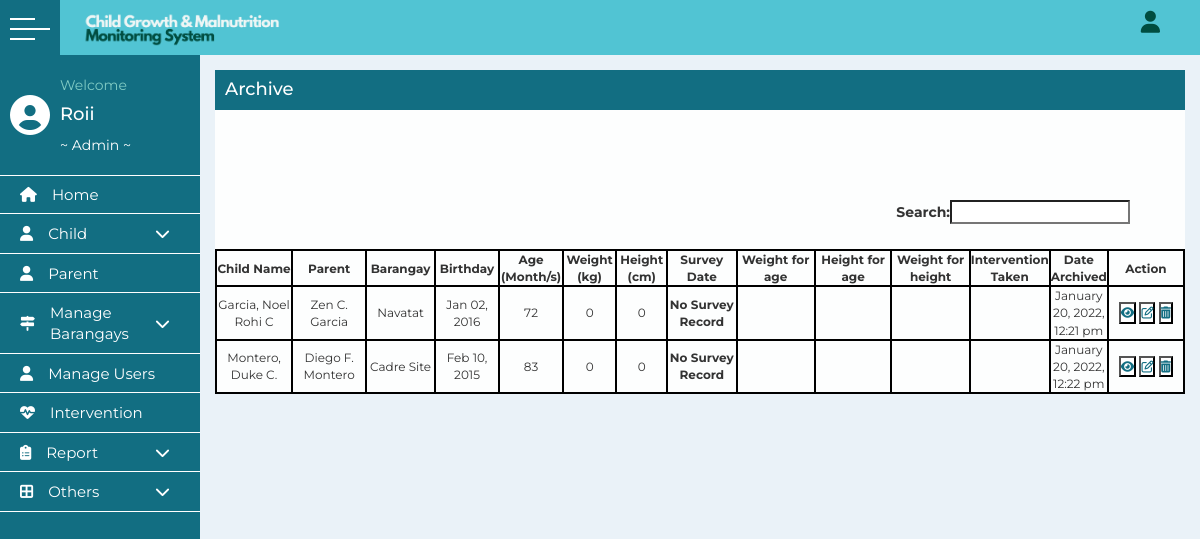
The app's page /archive.php (signed in) with its own data.
### tables this page shows
CREATE TABLE `newchild` (
  `id` int(11) NOT NULL,
  `lastname` varchar(255) NOT NULL,
  `firstname` varchar(255) NOT NULL,
  `middlename` varchar(255) NOT NULL,
  `birthdate` date NOT NULL,
  `age` int(11) NOT NULL,
  `gender` varchar(20) NOT NULL,
  `street` varchar(255) NOT NULL,
  `barangay` varchar(255) NOT NULL,
  `municipality` varchar(255) NOT NULL,
  `p_lastname` varchar(255) NOT NULL,
  `p_firstname` varchar(255) NOT NULL,
  `p_middlename` varchar(255) NOT NULL,
  `weight` double NOT NULL,
  `height` double NOT NULL,
  `weightstatus` varchar(255) NOT NULL,
  `heightstatus` varchar(255) NOT NULL,
  `w8_h8` varchar(255) NOT NULL,
  `svdate` date NOT NULL,
  `entrydate` varchar(255) NOT NULL,
  `archive` varchar(255) NOT NULL
);

### archive.php (the view, shortened to what this page needs)
<?php
include ("includes/config.php");
if (isset($_GET['brgy'])) {
    $brgy = $_GET['brgy'];
    $que= "SELECT name from barangays where id = '$brgy'";
    $reslt = mysqli_query($Connection, $que);
    $row = mysqli_fetch_assoc($reslt);
    $barg = $row['name'];
    $sql = "SELECT * FROM `newchild` WHERE barangay = '$barg' AND age>=72";
    $results = mysqli_query($Connection, $sql);
    $records = mysqli_num_rows($results);
  }else{
  $query = "SELECT p.*,a.counts
            FROM newchild AS p
            LEFT JOIN intcount AS a
            ON p.id=a.child_id where age>=72;";
  $results = mysqli_query($Connection, $query);
  $records = mysqli_num_rows($results);
  }
include ('includes/header.php');
?>
      <main>
      <div class="container">
        <div class="graph">
          <div class="table-container">
            <div class="title-page">
              <h3>Archive<?php
              if (isset($_GET['brgy'])) {
                echo "of ".$barg;
              }?></h3>
            </div>
            <div class="nutrition">
            <div class="table-nutrition">
              <table id="example" style="width: 100%;">
                <thead>
                <tr>
              <th style="font-size: 12px; width: 15%;">Child Name</th>
              <th  style="font-size: 12px; width: 15%;" >Parent</th>
              <th  style="font-size: 12px; width: 10%;" >Barangay</th>
              <th  style="font-size: 12px; width: 10%;" >Birthday</th>
              <th  style="font-size: 12px; width: 8%;" >Age (Month/s)</th>
              <th  style="font-size: 12px; width: 8%;" >Weight (kg)</th>
              <th  style="font-size: 12px; width: 8%;" >Height (cm)</th>
              <th  style="font-size: 12px; width: 15%;" >Survey Date</th>
              <th style="font-size: 12px;width: 20%;" >Weight for age</th>
              <th style="font-size: 12px;width: 20%;" >Height for age</th>
              <th style="font-size: 12px;width: 20%;" >Weight for height</th>
              <th  style="font-size: 12px; width: 10%;" >Intervention Taken</th>
              <th  style="font-size: 12px; width: 10%;" >Date Archived</th>
              <?php
              if ($_SESSION['role']=='admin') {
              ?>
              <th style="font-size: 12px; width: 10%;" >Action</th>
              <?php
            }?>
            </tr>
            </thead>
            <tbody>
                <?php
                  if (!empty($records)) {
                    while ($row = mysqli_fetch_assoc($results)) {
                      ?>
                        <tr>
                          <td style="font-size: 12px;"><?php echo $row['lastname'].', '.$row['firstname'].' '.$row['middlename']; ?></td>
                          <td style="font-size: 12px;"><?php echo $row['p_firstname'].' '.$row['p_middlename'].' '.$row['p_lastname']; ?></td>
                          <td style="font-size: 12px;"><?php echo $row['barangay'];?></td>
                          <td style="font-size: 12px;"><?php echo date("M d, Y", strtotime($row['birthdate']));?></td>
                          <td style="font-size: 12px;"><?php echo $row['age'];?></td>
                          <td style="font-size: 12px;"><?php echo $row['weight'];?></td>
                          <td style="font-size: 12px;"><?php echo $row['height'];?></td>
                          <?php
                          if ($row['svdate']=="0000-00-00") {
                            $x= "<b>No Survey Record</b>";
                          }else{
                            $x= date("M d, Y", strtotime($row['svdate']));
                          }?>
                          <td style="font-size: 12px;"><?php echo $x;?></td>
                          <td style="font-size: 12px; width: 100px;"><?php echo $row['weightstatus'];?></td>
                          <td style="font-size: 12px; width: 100px;"><?php echo $row['heightstatus'];?></td>
                          <td style="font-size: 12px; width: 100px;"><?php echo $row['w8_h8'];?></td>
                          <td style="font-size: 12px;"><?php echo $row['counts'];?></td>
                          <td style="font-size: 12px;"><?php echo $row['archive'];?></td>
                          <?php
              if ($_SESSION['role']=='admin') {
              ?>
                          <td style="font-size: 12px; width: 100px;">
                            <button style="background-color: white;"><a href="child_details.php?id=<?php echo $row['id']; ?>"><i class="fas fa-eye" style="color: #126E82;"></i></a></button>
                            <button style="background-color: white;"><a href="child_update.php?id=<?php echo $row['id']; ?>&archive=yes"><i class="fa fa-edit" style="color: #126E82;"></i></a></button>
                            <button style="background-color: white;"><a href="child_delete.php?id=<?php echo $row['id']; ?>" onClick="javascript:return confirm('Do you really want to delete?');"><i class="fa fa-trash-alt"  style="color: #126E82;"></i></a></button>
                          </td>
                        <?php } ?>
                        </tr>
                      <?php
                    }
                  }?>
              </tbody>
              </table>
            </div>
          </div>
        </div>
      </div>
      </main>
</div>
</body>
</html>

### css/style.css (style rules this page uses)
* { margin: 0; padding: 0; list-style: none; box-sizing: border-box; text-decoration: none; font-family: 'Montserrat', sans-serif; }
.main_container .container { margin-top: 40px; width: calc(100% - 200px); margin-left: 200px; transition: all 0.3s ease; }
a { text-decoration: none; }
main { background: #EAF2F8; min-height: calc(100vh - 60px); }
.graph { margin-top:-20px; background-color: #FDFEFE; width: 100%; height: auto; }
.title-page { width: 100%; height: 40px; background-color: #126e82; margin-top: 50px; }
.title-page h3 { float: left; margin-top: 10px; margin-left: 10px; font-size: 18px; color: white; }
.table-list table, td, th { border: 3px solid #126e82; font-size: 14px; text-align: center; }
.table-list-barangay table, td, th { border: 3px solid #126e82; font-size: 14px; text-align: center; }
.table-list-2 table, td, th { border: 3px solid #126e82; font-size: 18px; text-align: center; }
.table-list-2 table td, th { width: 400px; text-align: center; }
.table-list-child table, td, th { border: 3px solid #126e82; font-size: 14px; text-align: center; }
.table-child-growth table, td, th { border: 2px solid black; font-size: 16px; text-align: center; }
.nutrition { margin-top: 90px; }
.table-nutrition table { border-collapse: collapse; }
.table-nutrition table td { height: 30px; }
.table-child-report table, th, td { border: 2px solid black; }
.table-intervention table, td, th { border: 2px solid black; font-size: 16px; text-align: center; }

### records on screen
newchild: lastname "Montero", firstname "Duke", middlename "C.", p_firstname "Diego", p_middlename "F.", p_lastname "Montero", barangay "Cadre Site", birthdate "Feb 10, 2015", age "83", weight "0", height "0", svdate "No Survey Record", archive "January 20, 2022, 12:22 pm"
newchild: lastname "Garcia", firstname "Noel Rohi", middlename "C", p_firstname "Zen", p_middlename "C.", p_lastname "Garcia", barangay "Navatat", birthdate "Jan 02, 2016", age "72", weight "0", height "0", svdate "No Survey Record", archive "January 20, 2022, 12:21 pm"

### other values on screen
wordwrap($text, 12, "<br />\n") "Roii"
$_SESSION['role'] "Admin"
